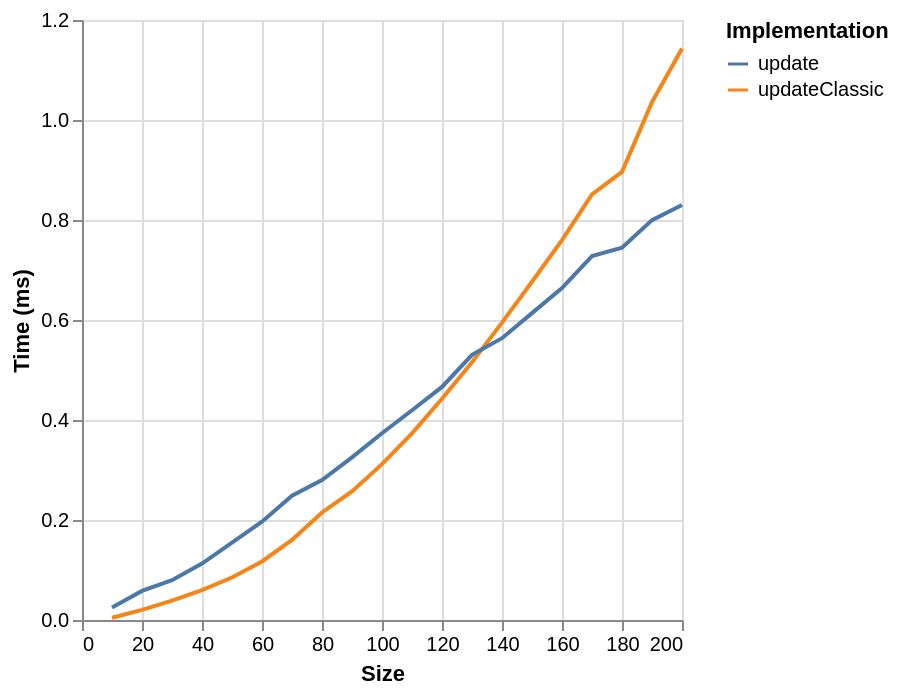

Source (Vega-Lite JSON):
### Vega-Lite specification from a JSON file in a GitHub repository (floating-point values rounded to 4 significant figures)
{"$schema": "https://vega.github.io/schema/vega-lite/v6.json", "data": {"values": [{"ms": 0.0044, "series": "updateClassic", "size": 10}, {"ms": 0.0203, "series": "updateClassic", "size": 20}, {"ms": 0.0388, "series": "updateClassic", "size": 30}, {"ms": 0.0597, "series": "updateClassic", "size": 40}, {"ms": 0.0849, "series": "updateClassic", "size": 50}, {"ms": 0.117, "series": "updateClassic", "size": 60}, {"ms": 0.16, "series": "updateClassic", "size": 70}, {"ms": 0.2151, "series": "updateClassic", "size": 80}, {"ms": 0.257, "series": "updateClassic", "size": 90}, {"ms": 0.3117, "series": "updateClassic", "size": 100}, {"ms": 0.3734, "series": "updateClassic", "size": 110}, {"ms": 0.4425, "series": "updateClassic", "size": 120}, {"ms": 0.5155, "series": "updateClassic", "size": 130}, {"ms": 0.5947, "series": "updateClassic", "size": 140}, {"ms": 0.6764, "series": "updateClassic", "size": 150}, {"ms": 0.7598, "series": "updateClassic", "size": 160}, {"ms": 0.851, "series": "updateClassic", "size": 170}, {"ms": 0.8963, "series": "updateClassic", "size": 180}, {"ms": 1.036, "series": "updateClassic", "size": 190}, {"ms": 1.143, "series": "updateClassic", "size": 200}, {"ms": 0.025, "series": "update", "size": 10}, {"ms": 0.0581, "series": "update", "size": 20}, {"ms": 0.0797, "series": "update", "size": 30}, {"ms": 0.1128, "series": "update", "size": 40}, {"ms": 0.1546, "series": "update", "size": 50}, {"ms": 0.1967, "series": "update", "size": 60}, {"ms": 0.2485, "series": "update", "size": 70}, {"ms": 0.2799, "series": "update", "size": 80}, {"ms": 0.3253, "series": "update", "size": 90}, {"ms": 0.3734, "series": "update", "size": 100}, {"ms": 0.4195, "series": "update", "size": 110}, {"ms": 0.4661, "series": "update", "size": 120}, {"ms": 0.5304, "series": "update", "size": 130}, {"ms": 0.5636, "series": "update", "size": 140}, {"ms": 0.6138, "series": "update", "size": 150}, {"ms": 0.6638, "series": "update", "size": 160}, {"ms": 0.7278, "series": "update", "size": 170}, {"ms": 0.7445, "series": "update", "size": 180}, {"ms": 0.7997, "series": "update", "size": 190}, {"ms": 0.8299, "series": "update", "size": 200}]}, "encoding": {"color": {"field": "series", "legend": {"orient": "right", "symbolLimit": 30, "title": "Implementation"}, "type": "nominal"}, "x": {"field": "size", "title": "Size", "type": "quantitative"}, "y": {"field": "ms", "title": "Time (ms)", "type": "quantitative"}}, "mark": {"point": false, "type": "line"}}
